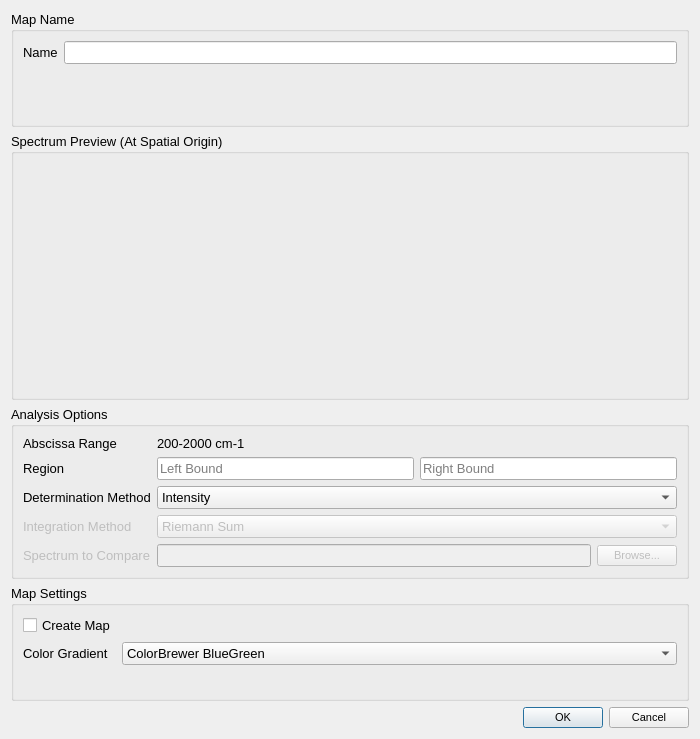
<?xml version="1.0" encoding="UTF-8"?>
<ui version="4.0">
 <class>UnivariateDialog</class>
 <widget class="QDialog" name="UnivariateDialog">
  <property name="geometry">
   <rect>
    <x>0</x>
    <y>0</y>
    <width>700</width>
    <height>739</height>
   </rect>
  </property>
  <property name="windowTitle">
   <string>Univariate Analysis</string>
  </property>
  <layout class="QGridLayout" name="gridLayout">
   <item row="2" column="0">
    <widget class="QGroupBox" name="groupBox">
     <property name="font">
      <font>
       <pointsize>10</pointsize>
      </font>
     </property>
     <property name="title">
      <string>Analysis Options</string>
     </property>
     <layout class="QFormLayout" name="formLayout_2">
      <property name="fieldGrowthPolicy">
       <enum>QFormLayout::AllNonFixedFieldsGrow</enum>
      </property>
      <item row="2" column="1">
       <layout class="QHBoxLayout" name="horizontalLayout">
        <item>
         <widget class="QLineEdit" name="minLineEdit">
          <property name="placeholderText">
           <string>Left Bound</string>
          </property>
         </widget>
        </item>
        <item>
         <widget class="QLineEdit" name="maxLineEdit">
          <property name="placeholderText">
           <string>Right Bound</string>
          </property>
         </widget>
        </item>
       </layout>
      </item>
      <item row="0" column="0">
       <widget class="QLabel" name="label_3">
        <property name="text">
         <string>Abscissa Range</string>
        </property>
       </widget>
      </item>
      <item row="0" column="1">
       <widget class="QLabel" name="rangeLabel">
        <property name="text">
         <string>200-2000 cm-1</string>
        </property>
       </widget>
      </item>
      <item row="2" column="0">
       <widget class="QLabel" name="label_4">
        <property name="text">
         <string>Region</string>
        </property>
       </widget>
      </item>
      <item row="4" column="0">
       <widget class="QLabel" name="label_7">
        <property name="text">
         <string>Determination Method</string>
        </property>
       </widget>
      </item>
      <item row="4" column="1">
       <widget class="QComboBox" name="peakComboBox">
        <item>
         <property name="text">
          <string>Intensity</string>
         </property>
        </item>
        <item>
         <property name="text">
          <string>Area</string>
         </property>
        </item>
        <item>
         <property name="text">
          <string>Area (Estimate Peak Edges)</string>
         </property>
        </item>
        <item>
         <property name="text">
          <string>Area (Gaussian Fit)</string>
         </property>
        </item>
        <item>
         <property name="text">
          <string>Bandwidth (Empirical FWHM)</string>
         </property>
        </item>
        <item>
         <property name="text">
          <string>Bandwidth (Gaussian Fit FWHM)</string>
         </property>
        </item>
        <item>
         <property name="text">
          <string>Correlation</string>
         </property>
        </item>
       </widget>
      </item>
      <item row="5" column="0">
       <widget class="QLabel" name="integrationLabel">
        <property name="enabled">
         <bool>false</bool>
        </property>
        <property name="text">
         <string>Integration Method</string>
        </property>
       </widget>
      </item>
      <item row="5" column="1">
       <widget class="QComboBox" name="integrationComboBox">
        <property name="enabled">
         <bool>false</bool>
        </property>
        <item>
         <property name="text">
          <string>Riemann Sum</string>
         </property>
        </item>
       </widget>
      </item>
      <item row="6" column="0">
       <widget class="QLabel" name="correlationLabel">
        <property name="enabled">
         <bool>false</bool>
        </property>
        <property name="text">
         <string>Spectrum to Compare</string>
        </property>
       </widget>
      </item>
      <item row="6" column="1">
       <layout class="QHBoxLayout" name="horizontalLayout_4">
        <item>
         <widget class="QLineEdit" name="filenameLineEdit">
          <property name="enabled">
           <bool>false</bool>
          </property>
         </widget>
        </item>
        <item>
         <widget class="QPushButton" name="browseButton">
          <property name="enabled">
           <bool>false</bool>
          </property>
          <property name="font">
           <font>
            <pointsize>8</pointsize>
           </font>
          </property>
          <property name="text">
           <string>Browse...</string>
          </property>
         </widget>
        </item>
       </layout>
      </item>
     </layout>
    </widget>
   </item>
   <item row="1" column="0">
    <widget class="QGroupBox" name="groupBox_4">
     <property name="font">
      <font>
       <pointsize>10</pointsize>
      </font>
     </property>
     <property name="title">
      <string>Spectrum Preview (At Spatial Origin)</string>
     </property>
     <layout class="QVBoxLayout" name="verticalLayout">
      <item>
       <widget class="QCustomPlot" name="spectrumPlot" native="true">
        <property name="minimumSize">
         <size>
          <width>600</width>
          <height>225</height>
         </size>
        </property>
       </widget>
      </item>
     </layout>
    </widget>
   </item>
   <item row="4" column="0">
    <widget class="QGroupBox" name="groupBox_2">
     <property name="font">
      <font>
       <pointsize>10</pointsize>
      </font>
     </property>
     <property name="title">
      <string>Map Settings</string>
     </property>
     <layout class="QFormLayout" name="formLayout">
      <item row="0" column="0">
       <widget class="QCheckBox" name="mapCheckBox">
        <property name="text">
         <string>Create Map</string>
        </property>
       </widget>
      </item>
      <item row="1" column="0">
       <widget class="QLabel" name="label_6">
        <property name="text">
         <string>Color Gradient</string>
        </property>
       </widget>
      </item>
      <item row="1" column="1">
       <widget class="QComboBox" name="gradientComboBox">
        <property name="toolTip">
         <string>An asterix by the color scheme name indicates a divergent color scheme particularly suited for this kind of map.</string>
        </property>
        <property name="currentIndex">
         <number>0</number>
        </property>
        <item>
         <property name="text">
          <string>ColorBrewer BlueGreen</string>
         </property>
        </item>
        <item>
         <property name="text">
          <string>ColorBrewer BluePurple</string>
         </property>
        </item>
        <item>
         <property name="text">
          <string>ColorBrewer GreenBlue</string>
         </property>
        </item>
        <item>
         <property name="text">
          <string>ColorBrewer OrangeRed</string>
         </property>
        </item>
        <item>
         <property name="text">
          <string>ColorBrewer PurpleBlue</string>
         </property>
        </item>
        <item>
         <property name="text">
          <string>ColorBrewer PurpleBlueGreen</string>
         </property>
        </item>
        <item>
         <property name="text">
          <string>ColorBrewer PurpleRed</string>
         </property>
        </item>
        <item>
         <property name="text">
          <string>ColorBrewer RedPurple</string>
         </property>
        </item>
        <item>
         <property name="text">
          <string>ColorBrewer YellowGreen</string>
         </property>
        </item>
        <item>
         <property name="text">
          <string>ColorBrewer YellowGreenBlue</string>
         </property>
        </item>
        <item>
         <property name="text">
          <string>ColorBrewer YellowOrangeBrown</string>
         </property>
        </item>
        <item>
         <property name="text">
          <string>ColorBrewer YellowOrangeRed</string>
         </property>
        </item>
        <item>
         <property name="text">
          <string>ColorBrewer Blues</string>
         </property>
        </item>
        <item>
         <property name="text">
          <string>ColorBrewer Greens</string>
         </property>
        </item>
        <item>
         <property name="text">
          <string>ColorBrewer Oranges</string>
         </property>
        </item>
        <item>
         <property name="text">
          <string>ColorBrewer Purples</string>
         </property>
        </item>
        <item>
         <property name="text">
          <string>ColorBrewer Reds</string>
         </property>
        </item>
        <item>
         <property name="text">
          <string>ColorBrewer Grayscale</string>
         </property>
        </item>
        <item>
         <property name="text">
          <string>QCustomPlot Grayscale</string>
         </property>
        </item>
        <item>
         <property name="text">
          <string>QCustomPlot Night</string>
         </property>
        </item>
        <item>
         <property name="text">
          <string>QCustomPlot Candy</string>
         </property>
        </item>
        <item>
         <property name="text">
          <string>QCustomPlot Ion</string>
         </property>
        </item>
        <item>
         <property name="text">
          <string>QCustomPlot Thermal</string>
         </property>
        </item>
        <item>
         <property name="text">
          <string>↔ QCustomPlot Polar</string>
         </property>
        </item>
        <item>
         <property name="text">
          <string>↔ QCustomPlot Spectrum</string>
         </property>
        </item>
        <item>
         <property name="text">
          <string>QCustomPlot Jet</string>
         </property>
        </item>
        <item>
         <property name="text">
          <string>QCustomPlot Hues</string>
         </property>
        </item>
        <item>
         <property name="text">
          <string>QCustomPlot Hot</string>
         </property>
        </item>
        <item>
         <property name="text">
          <string>QCustomPlot Cold</string>
         </property>
        </item>
        <item>
         <property name="text">
          <string>↔ ColorBrewer BrownBlueGreen </string>
         </property>
        </item>
        <item>
         <property name="text">
          <string>↔ ColorBrewer PinkYellowGreen</string>
         </property>
        </item>
        <item>
         <property name="text">
          <string>↔ ColorBrewer PurpleGreen</string>
         </property>
        </item>
        <item>
         <property name="text">
          <string>↔ ColorBrewer PurpleOrange</string>
         </property>
        </item>
        <item>
         <property name="text">
          <string>↔ ColorBrewer RedBlue</string>
         </property>
        </item>
        <item>
         <property name="text">
          <string>↔ ColorBrewer RedGray</string>
         </property>
        </item>
        <item>
         <property name="text">
          <string>↔ ColorBrewer RedYellowBlue</string>
         </property>
        </item>
        <item>
         <property name="text">
          <string>↔ ColorBrewer RedYellowGreen</string>
         </property>
        </item>
        <item>
         <property name="text">
          <string>↔ ColorBrewer Spectral</string>
         </property>
        </item>
        <item>
         <property name="text">
          <string>↔ Vespucci Spectral</string>
         </property>
        </item>
       </widget>
      </item>
     </layout>
    </widget>
   </item>
   <item row="0" column="0">
    <widget class="QGroupBox" name="groupBox_3">
     <property name="font">
      <font>
       <pointsize>10</pointsize>
      </font>
     </property>
     <property name="title">
      <string>Map Name</string>
     </property>
     <layout class="QFormLayout" name="formLayout_3">
      <property name="fieldGrowthPolicy">
       <enum>QFormLayout::AllNonFixedFieldsGrow</enum>
      </property>
      <item row="0" column="0">
       <widget class="QLabel" name="label_5">
        <property name="toolTip">
         <string>&lt;html&gt;&lt;head/&gt;&lt;body&gt;&lt;p&gt;If no name entered, default &amp;quot;Univariate Analysis n&amp;quot; where n is the number performed.&lt;/p&gt;&lt;/body&gt;&lt;/html&gt;</string>
        </property>
        <property name="text">
         <string>Name</string>
        </property>
       </widget>
      </item>
      <item row="0" column="1">
       <widget class="QLineEdit" name="nameLineEdit">
        <property name="text">
         <string/>
        </property>
       </widget>
      </item>
     </layout>
    </widget>
   </item>
   <item row="5" column="0">
    <widget class="QDialogButtonBox" name="buttonBox">
     <property name="font">
      <font>
       <pointsize>8</pointsize>
      </font>
     </property>
     <property name="orientation">
      <enum>Qt::Horizontal</enum>
     </property>
     <property name="standardButtons">
      <set>QDialogButtonBox::Cancel|QDialogButtonBox::Ok</set>
     </property>
    </widget>
   </item>
  </layout>
 </widget>
 <customwidgets>
  <customwidget>
   <class>QCustomPlot</class>
   <extends>QWidget</extends>
   <header>qcustomplot.h</header>
   <container>1</container>
  </customwidget>
 </customwidgets>
 <resources/>
 <connections>
  <connection>
   <sender>buttonBox</sender>
   <signal>accepted()</signal>
   <receiver>UnivariateDialog</receiver>
   <slot>accept()</slot>
   <hints>
    <hint type="sourcelabel">
     <x>248</x>
     <y>254</y>
    </hint>
    <hint type="destinationlabel">
     <x>157</x>
     <y>274</y>
    </hint>
   </hints>
  </connection>
  <connection>
   <sender>buttonBox</sender>
   <signal>rejected()</signal>
   <receiver>UnivariateDialog</receiver>
   <slot>reject()</slot>
   <hints>
    <hint type="sourcelabel">
     <x>316</x>
     <y>260</y>
    </hint>
    <hint type="destinationlabel">
     <x>286</x>
     <y>274</y>
    </hint>
   </hints>
  </connection>
 </connections>
</ui>
